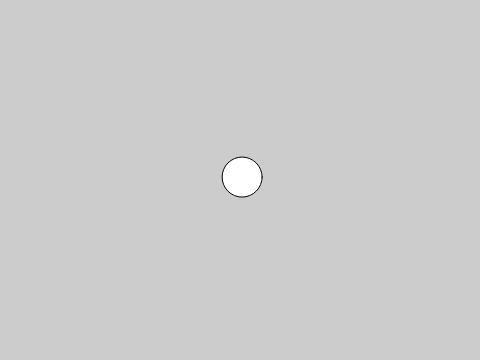
Frame 1 (no input)
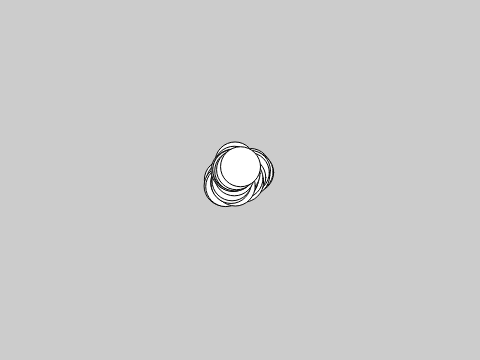
Frame 60 (no input)
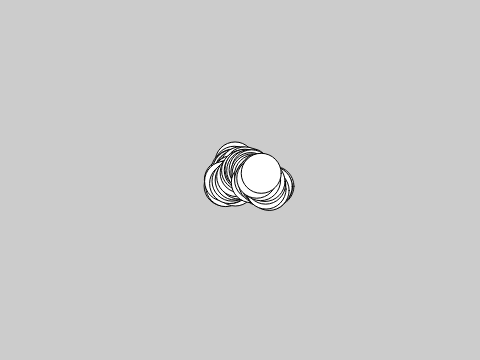
Frame 120 (the mouse pressed at the canvas centre since frame 60)

The p5.js sketch that drew these frames (run headless with seeded random() and noise() and a simulated clock; from frame 60 on, the mouse is pressed at the canvas centre):

// p5.js sketch
// ── sketch.js
let bug;

function setup() {
  createCanvas(480, 360);
  background(204);
  // Create object and pass in parameters
  bug = new JitterBug(width/2, height/2, 40);
}

function draw() {
  bug.move();
  bug.display();
}

class JitterBug {
  constructor(tempX, tempY, tempDiameter){
    this.x = tempX;
    this.y = tempY;
    this.diameter = tempDiameter;
    this.speed = 5;
  }
  move(){
    this.x += random(-this.speed, this.speed);
    this.y += random(-this.speed, this.speed);
  }

  display(){
    ellipse(this.x, this.y, this.diameter, this.diameter);
  }
}
